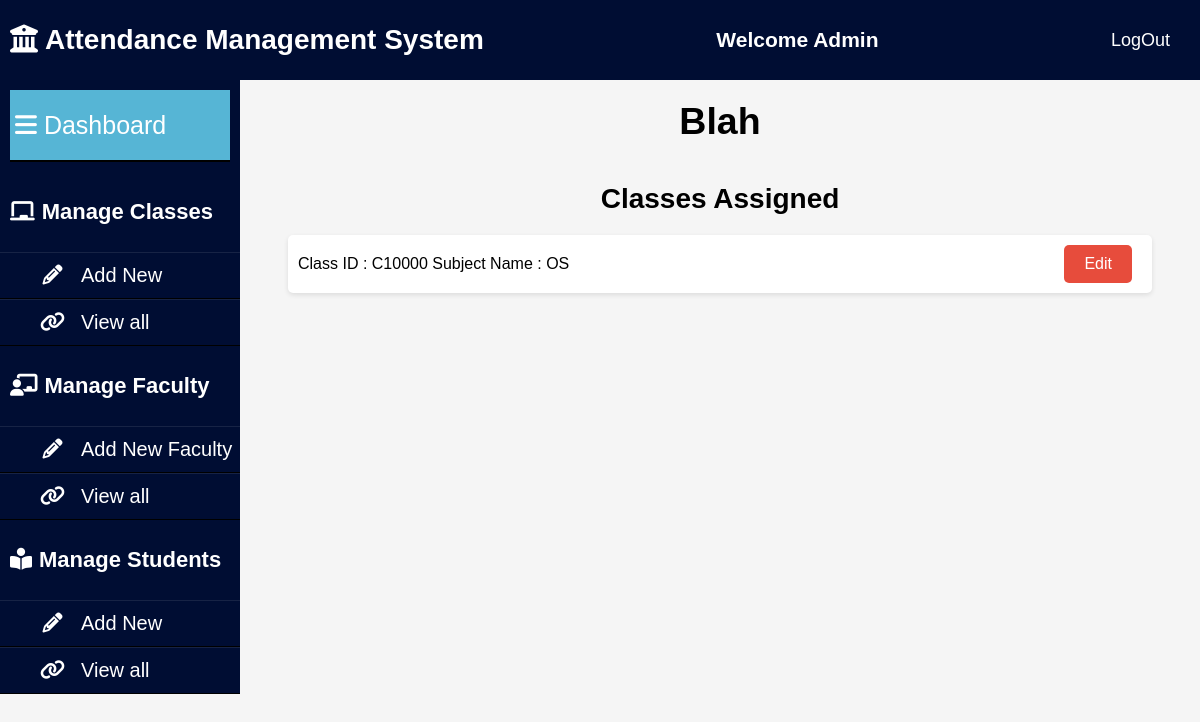
Page /teacher_mgmt/?teacher_id=T10001 on the earlier database version.
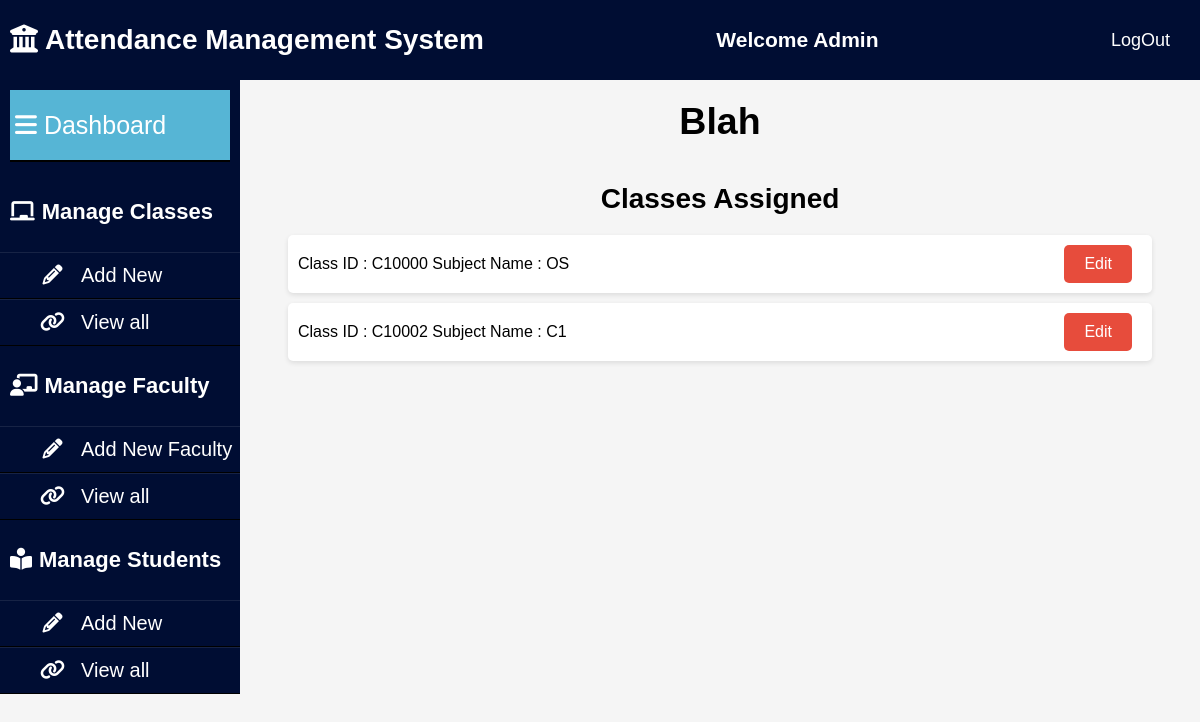
Same page on the later database version.
### AMS_APP/models.py (models this page shows, shortened)
class Subject(models.Model):
    subject_id=models.CharField(max_length=15)
    subject_name=models.CharField(max_length=30)
    teacher_id=models.CharField(max_length=15)
    classes_held=models.IntegerField()
    number_of_students=models.IntegerField()
    class_info=models.TextField()

### AMS_APP/views.py (the view)
# urls.py: path('teacher_mgmt/', views.teacher_mgmt, name='teacher_mgmt'),
def teacher_mgmt(request):
    teacher_id = request.GET.get('teacher_id')
    print(teacher_id)
    teacher_name=Teacher.objects.filter(teacher_id=teacher_id)[0].teacher_name
    class_list=list(Subject.objects.filter(teacher_id=teacher_id))
    dic={'teacher_name':teacher_name,'class_list':class_list}
    return render(request, 'teacher_mgmt.html',dic)

### template/teacher_mgmt.html (shortened to what this page needs)
{% load static %}
<!DOCTYPE html>
<html>
<head>
  <link href="{% static 'css/teacher_mgmt.css'%}" rel="stylesheet" type="text/css" />
     <link rel="stylesheet" href="https://cdnjs.cloudflare.com/ajax/libs/font-awesome/6.4.0/css/all.min.css">
    <link rel="stylesheet" type="text/css" href="{% static 'css/admindashboard.css'%}">
</head>
<body>
    <header class="mainheader">
        <h1><i class="fas fa-university"></i>Attendance Management System</h1>
        <h2>Welcome Admin</h2>
        <a href="/logoutuser" >LogOut</a>
    </header>
    <aside>
        <header>
            <a href="AdminDashboard.html">
                <i class="fas fa-bars"></i>Dashboard
            </a>
        </header>
        <ul>
            <li><h4><i class="fas fa-chalkboard"></i>Manage Classes</h4></li>
            <ul>
                <li><a href="/courseadd"><i class="fa fa-pencil fa-fw"></i>Add New</a></li>
                <li><a href="/viewclass"><i class="fa fa-link"></i>View all</a></li>
            </ul>
        </ul>
        <ul>
            <li><h4><i class="fas fa-chalkboard-teacher"></i>Manage Faculty</h4></li>
            <ul>
                <li><a href="/teacher"><i class="fa fa-pencil fa-fw"></i>Add New Faculty</a></li>
                <li><a href="/viewfaculty"><i class="fa fa-link"></i>View all</a></li>
            </ul>
        </ul>
        <ul>
            <li><h4><i class="fas fa-book-reader" aria-hidden="true"></i>Manage Students</h4></li>
            <ul>
                <li><a href="/addnewstudent"><i class="fa fa-pencil fa-fw"></i>Add New</a></li>
                <li><a href="/viewstudent"><i class="fa fa-link"></i>View all</a></li>
            </ul>
        </ul>
    </aside>
  <div class="content-container">
    <div class="teacher-info">
      <h2>{{teacher_name}}</h2>
    </div>
    <div class="batches-list">
      <h3>Classes Assigned</h3>
      <ul>
        {% for q in class_list %}
        <li>
          <span>Class ID : {{q.subject_id}}  Subject Name : {{q.subject_name}}</span>
          <a class="remove-btn btn" href="/class_mgmt/?subject_id={{ q.subject_id }}">Edit</a>
        </li>
        {% endfor %}
      </ul>
    </div>
  </div>
</body>
</html>

Differences in the rows shown:
added Subject: subject_id "C10002", subject_name "C1"
